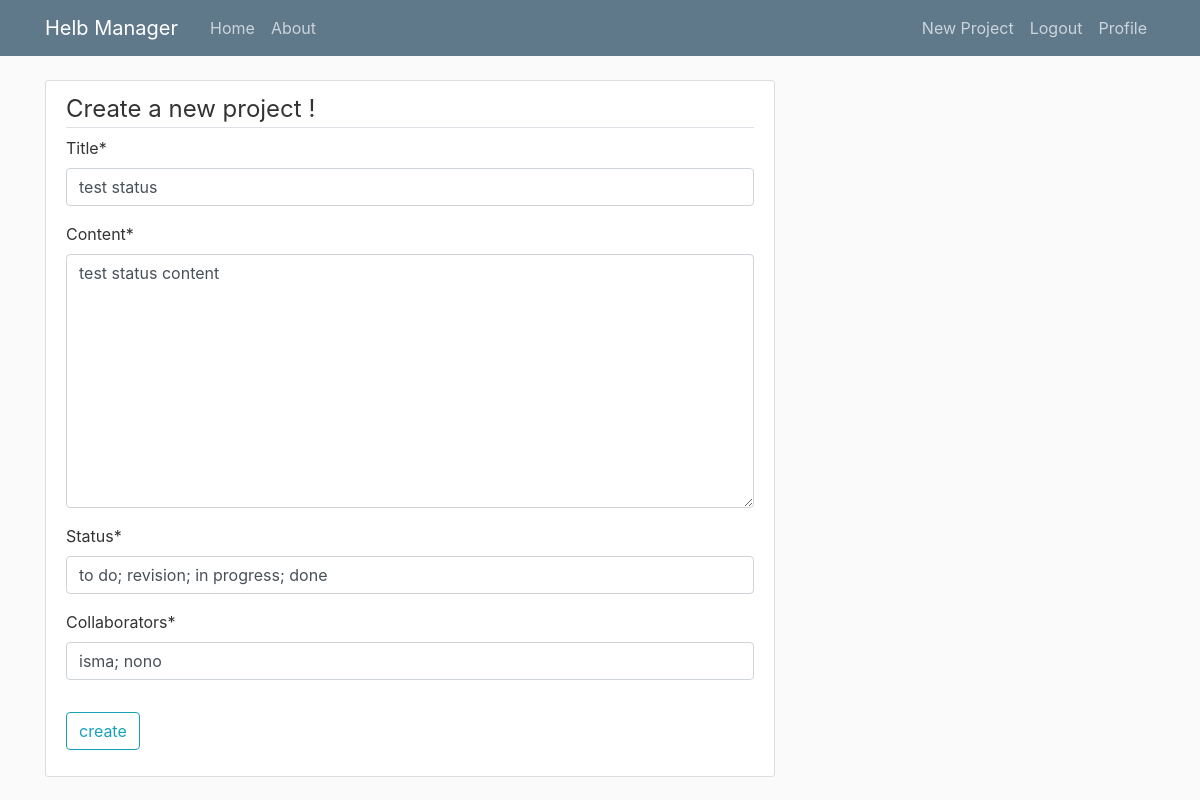
Before: /project/5/update/ (signed in) with the older database file.
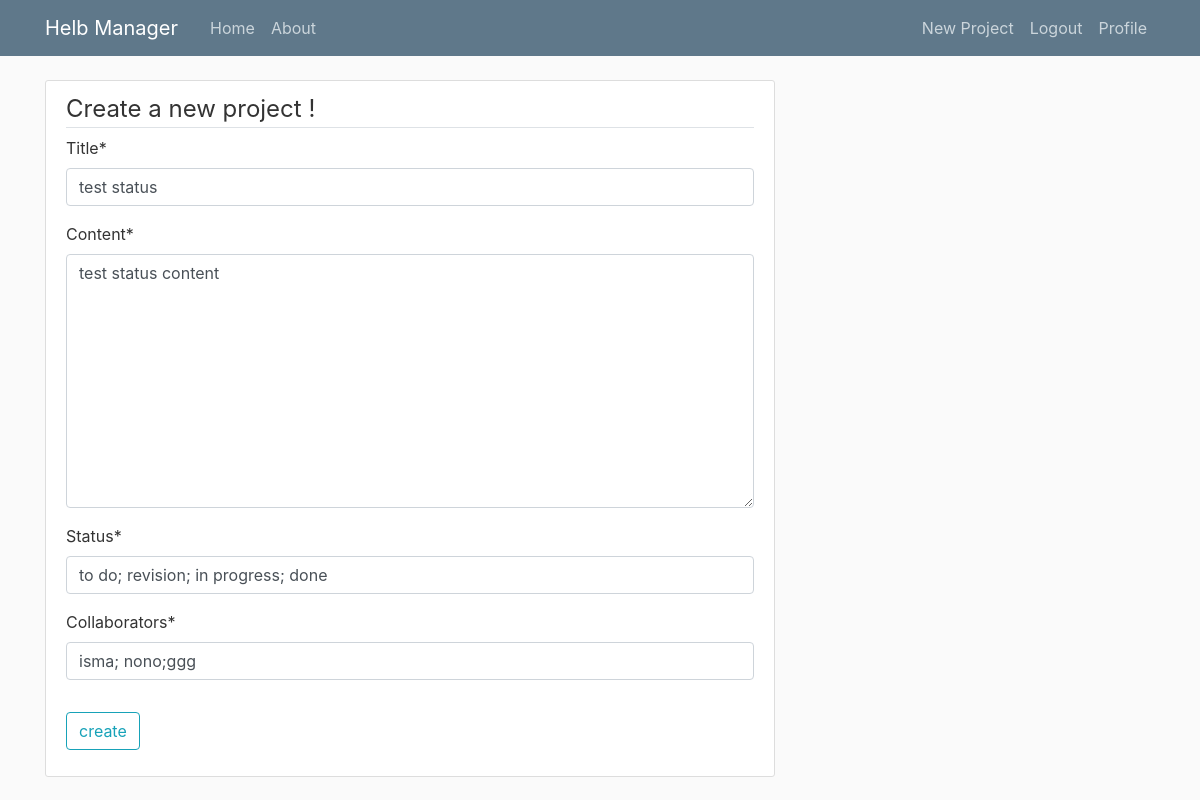
After: the same page with the newer database file.
### manager_app/models.py (models this page shows, shortened)
class Project(models.Model): #creation de la table projet dans la bd
    title = models.CharField(max_length=100) #titre de taille limité
    content = models.TextField()
    status = models.CharField(max_length=100)
    collaborators = models.CharField(max_length=100)
    date_posted = models.DateTimeField(default=timezone.now)
    author = models.ForeignKey(User, on_delete=models.CASCADE ) #user par defaut, une entree dans la table users

### manager_app/views.py (the view, shortened to what this page needs)
# urls.py: path('project/<int:pk>/update/', ProjectUpdateView.as_view(), name = 'project-update'),
class ProjectUpdateView(LoginRequiredMixin, UserPassesTestMixin, UpdateView):
    model = Project
    fields = ['title', 'content', 'status', 'collaborators']
    def test_func(self): #peut pas modifier un projet qui n'est pas le sien
        project = self.get_object()
        if self.request.user == project.author:
            return True
        return False

### manager_app/templates/manager_app/project_form.html (shortened to what this page needs)
{% extends "manager_app/base.html" %}
{% load crispy_forms_tags %}
{% block content %}
<div class="content-section">
    <form method="post">
        <fieldset class="form-group">
            <legend class="border-bottom nb-4"> Create a new project !</legend>
            {{ form|crispy }}
        </fieldset>
        <div class="form-group">
            <button class="btn btn-outline-info" type="submit"> create </button>
        </div>
    </form>
</div>
{% endblock content %}

Changed rows visible on the page:
changed Project "test status": collaborators "isma; nono" → "isma; nono;ggg"
